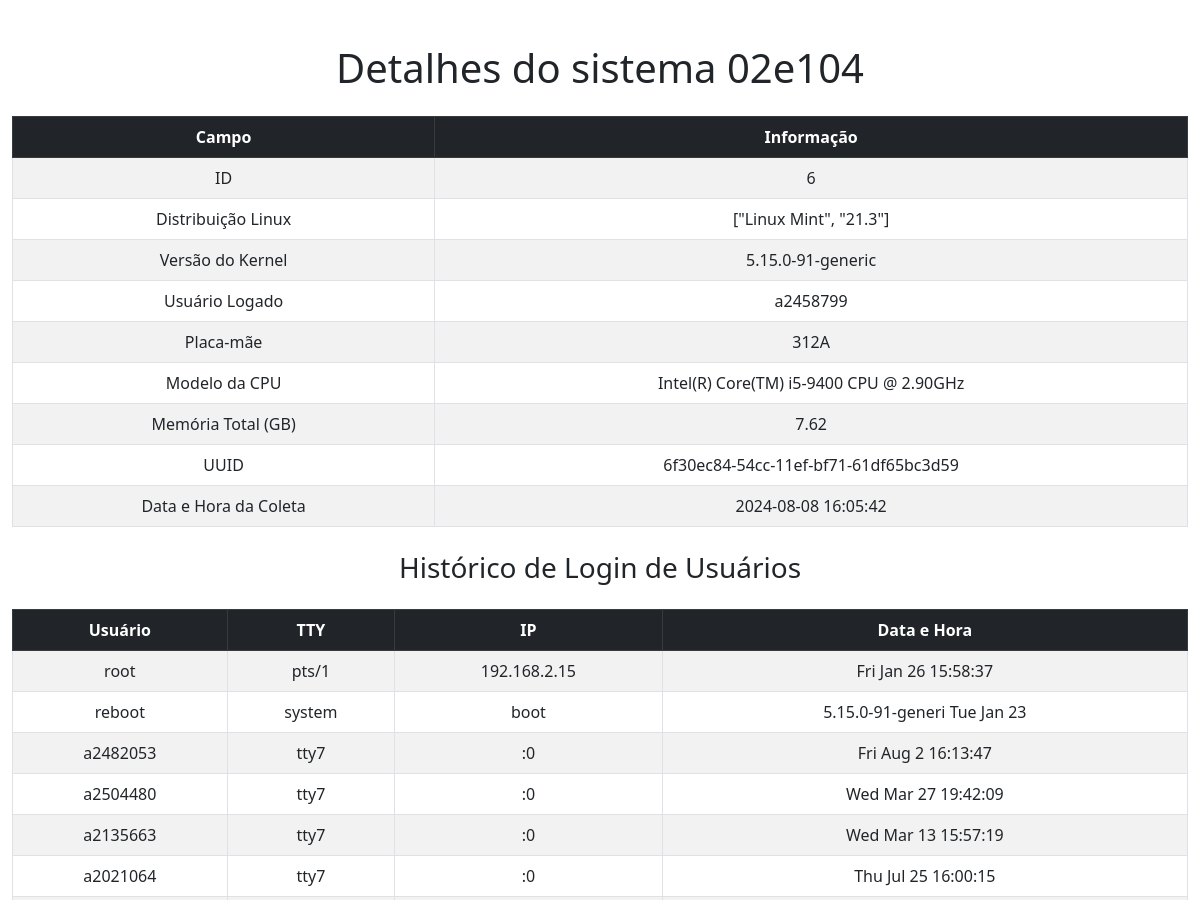
The app's page /details/6 (upper part), older data.
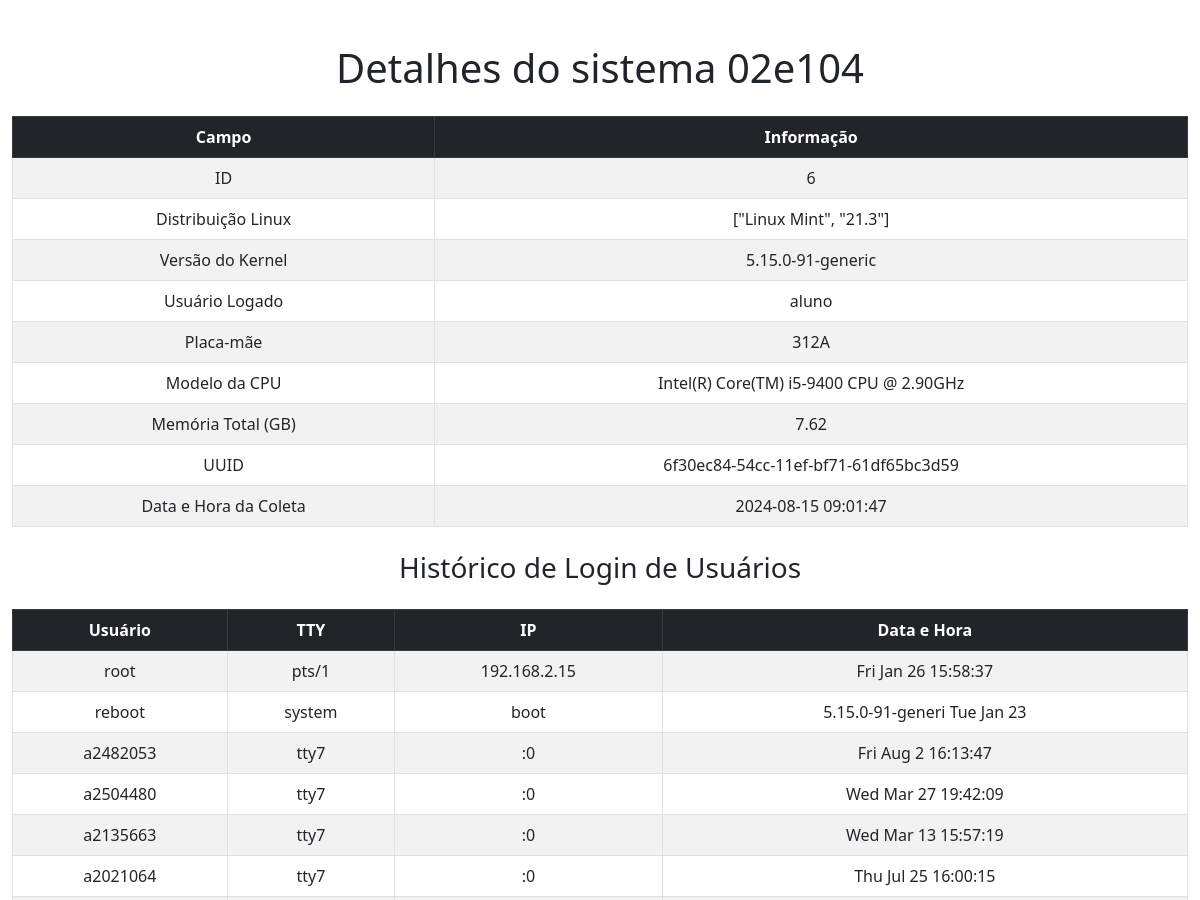
The same page, newer data.
### app.py (models this page shows)
class SystemInfo(db.Model):
    id = db.Column(db.Integer, primary_key=True)
    hostname = db.Column(db.String(120), nullable=False)
    linux_distribution = db.Column(db.String(120), nullable=False)
    kernel_version = db.Column(db.String(120), nullable=False)
    logged_in_user = db.Column(db.String(120), nullable=False)
    cpu_model = db.Column(db.String(120), nullable=False)
    memory_total_gb = db.Column(db.Float, nullable=False)
    uuid1 = db.Column(db.String(36), unique=True, nullable=False)
    collection_datetime = db.Column(db.String(120), nullable=False)
    motherboard_model = db.Column(db.String(255))
    patrimony = db.Column(db.String(50), nullable=True)
    user_login_history = db.relationship('UserLoginHistory', backref='system_info', lazy=True)
    ip_and_mac_addresses = db.relationship('IPAndMacAddress', backref='system_info', lazy=True)
    mounted_filesystems = db.relationship('MountedFilesystems', backref='system_info', lazy=True)
    disk_info = db.relationship('DiskInfo', backref='system_info', uselist=False)
    gpu_info = db.relationship('GPUInfo', backref='system_info', lazy=True)

### app.py (the view)
@app.route('/details/<int:id>')
def details(id):
    system_info = SystemInfo.query.get_or_404(id)
    return render_template('details.html', system_info=system_info)

### templates/details.html (shortened to what this page needs)
<!DOCTYPE html>
<html lang="pt-br">
  <head>
    <link href="https://cdn.jsdelivr.net/npm/bootstrap@5.3.0/dist/css/bootstrap.min.css" rel="stylesheet" />
    <link rel="stylesheet" href="https://cdnjs.cloudflare.com/ajax/libs/font-awesome/6.0.0-beta3/css/all.min.css" />
  </head>
  <body>
    <div class="container">
      <h1 class="my-4 text-center">Detalhes do sistema {{ system_info.hostname }}</h1>
      <table class="table table-bordered table-striped text-center">
        <thead class="table-dark">
          <tr>
            <th>Campo</th>
            <th>Informação</th>
          </tr>
        </thead>
        <tbody>
          <tr>
            <td>ID</td>
            <td>{{ system_info.id }}</td>
          </tr>
          <tr>
            <td>Distribuição Linux</td>
            <td>{{ system_info.linux_distribution }}</td>
          </tr>
          <tr>
            <td>Versão do Kernel</td>
            <td>{{ system_info.kernel_version }}</td>
          </tr>
          <tr>
            <td>Usuário Logado</td>
            <td>{{ system_info.logged_in_user }}</td>
          </tr>
          <tr>
            <td>Placa-mãe</td>
            <td>{{ system_info.motherboard_model }}</td>
          </tr>
          <tr>
            <td>Modelo da CPU</td>
            <td>{{ system_info.cpu_model }}</td>
          </tr>
          <tr>
            <td>Memória Total (GB)</td>
            <td>{{ system_info.memory_total_gb }}</td>
          </tr>
          <tr>
            <td>UUID</td>
            <td>{{ system_info.uuid1 }}</td>
          </tr>
          <tr>
            <td>Data e Hora da Coleta</td>
            <td>{{ system_info.collection_datetime }}</td>
          </tr>
        </tbody>
      </table>
      <h3 class="my-4 text-center">Histórico de Login de Usuários</h3>
      <table class="table table-bordered table-striped text-center">
        <thead class="table-dark">
          <tr>
            <th>Usuário</th>
            <th>TTY</th>
            <th>IP</th>
            <th>Data e Hora</th>
          </tr>
        </thead>
        <tbody>
          {% for entry in system_info.user_login_history %}
          <tr>
            <td>{{ entry.user }}</td>
            <td>{{ entry.tty }}</td>
            <td>{{ entry.ip }}</td>
            <td>{{ entry.datetime }}</td>
          </tr>
          {% endfor %}
        </tbody>
      </table>
    </div>
  </body>
</html>

Row changes from the older to the newer data that the page shows:
changed SystemInfo "[\"Linux Mint\", \"21.3\"]": logged_in_user "a2458799" → "aluno"; collection_datetime "2024-08-08 16:05:42" → "2024-08-15 09:01:47"
